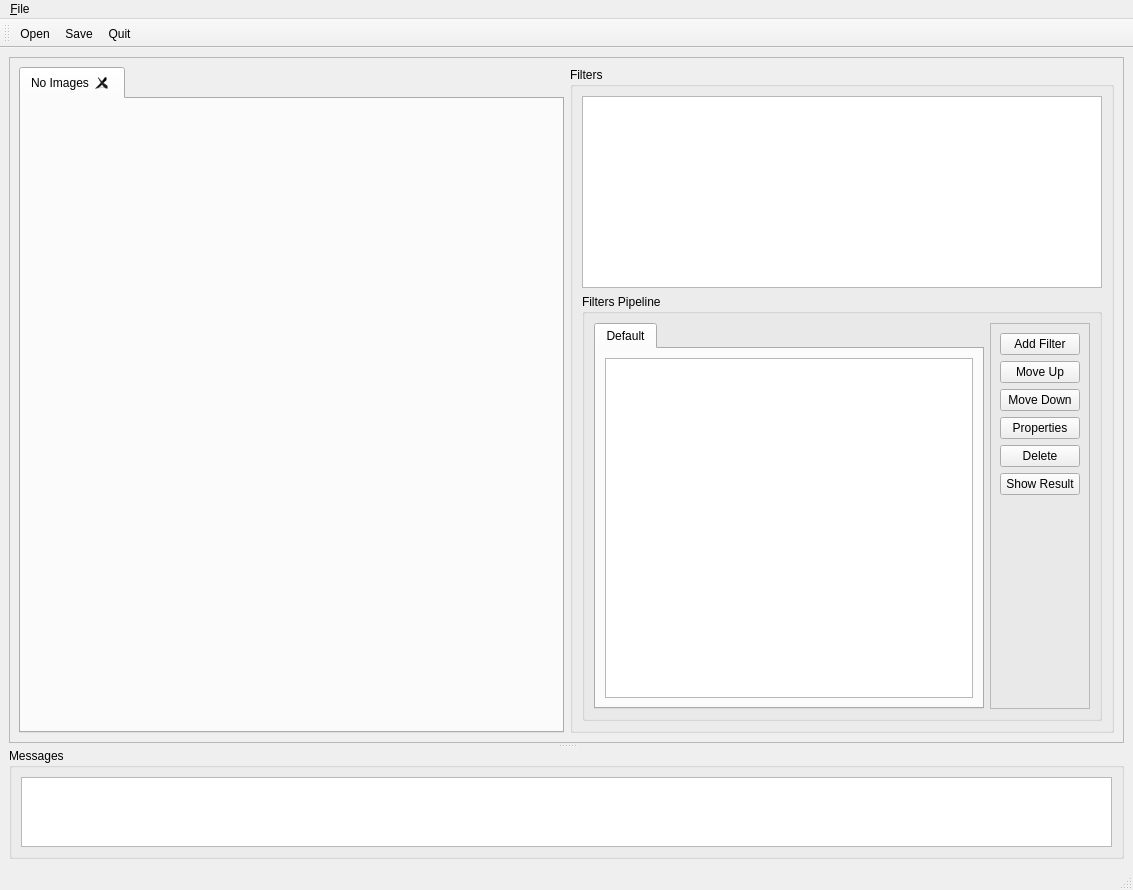
<?xml version="1.0" encoding="UTF-8"?>
<ui version="4.0">
 <class>TestBench</class>
 <widget class="QMainWindow" name="TestBench">
  <property name="geometry">
   <rect>
    <x>0</x>
    <y>0</y>
    <width>1133</width>
    <height>890</height>
   </rect>
  </property>
  <property name="windowTitle">
   <string>MainWindow</string>
  </property>
  <widget class="QWidget" name="centralwidget">
   <layout class="QVBoxLayout" name="verticalLayout_4">
    <item>
     <widget class="QSplitter" name="splitter">
      <property name="frameShape">
       <enum>QFrame::NoFrame</enum>
      </property>
      <property name="orientation">
       <enum>Qt::Vertical</enum>
      </property>
      <property name="opaqueResize">
       <bool>true</bool>
      </property>
      <property name="handleWidth">
       <number>5</number>
      </property>
      <widget class="QFrame" name="UpFrame">
       <property name="sizePolicy">
        <sizepolicy hsizetype="Preferred" vsizetype="Expanding">
         <horstretch>0</horstretch>
         <verstretch>8</verstretch>
        </sizepolicy>
       </property>
       <property name="frameShape">
        <enum>QFrame::StyledPanel</enum>
       </property>
       <property name="frameShadow">
        <enum>QFrame::Raised</enum>
       </property>
       <layout class="QHBoxLayout" name="horizontalLayout">
        <item>
         <widget class="QTabWidget" name="tabsWidget">
          <property name="enabled">
           <bool>true</bool>
          </property>
          <property name="sizePolicy">
           <sizepolicy hsizetype="Expanding" vsizetype="Expanding">
            <horstretch>0</horstretch>
            <verstretch>0</verstretch>
           </sizepolicy>
          </property>
          <property name="currentIndex">
           <number>0</number>
          </property>
          <property name="tabsClosable">
           <bool>true</bool>
          </property>
          <property name="movable">
           <bool>true</bool>
          </property>
          <widget class="QWidget" name="tab">
           <attribute name="title">
            <string>No Images</string>
           </attribute>
           <layout class="QHBoxLayout" name="horizontalLayout_6"/>
          </widget>
         </widget>
        </item>
        <item>
         <widget class="QGroupBox" name="filtersGroup">
          <property name="title">
           <string>Filters</string>
          </property>
          <layout class="QVBoxLayout" name="verticalLayout">
           <item>
            <widget class="QTreeWidget" name="treeWidget">
             <property name="sizePolicy">
              <sizepolicy hsizetype="Preferred" vsizetype="Preferred">
               <horstretch>0</horstretch>
               <verstretch>0</verstretch>
              </sizepolicy>
             </property>
             <property name="columnCount">
              <number>1</number>
             </property>
             <attribute name="headerVisible">
              <bool>false</bool>
             </attribute>
             <column>
              <property name="text">
               <string>Name</string>
              </property>
             </column>
            </widget>
           </item>
           <item>
            <widget class="QGroupBox" name="groupBox">
             <property name="title">
              <string>Filters Pipeline</string>
             </property>
             <layout class="QHBoxLayout" name="horizontalLayout_3">
              <item>
               <widget class="QTabWidget" name="tabWidget">
                <property name="currentIndex">
                 <number>0</number>
                </property>
                <widget class="QWidget" name="defaultPipelineTab">
                 <attribute name="title">
                  <string>Default</string>
                 </attribute>
                 <layout class="QHBoxLayout" name="horizontalLayout_2">
                  <item>
                   <widget class="QListWidget" name="listWidget">
                    <property name="sizePolicy">
                     <sizepolicy hsizetype="Preferred" vsizetype="Preferred">
                      <horstretch>0</horstretch>
                      <verstretch>0</verstretch>
                     </sizepolicy>
                    </property>
                   </widget>
                  </item>
                 </layout>
                </widget>
               </widget>
              </item>
              <item>
               <widget class="QFrame" name="frame_2">
                <property name="frameShape">
                 <enum>QFrame::StyledPanel</enum>
                </property>
                <property name="frameShadow">
                 <enum>QFrame::Raised</enum>
                </property>
                <layout class="QVBoxLayout" name="verticalLayout_2">
                 <item>
                  <widget class="QPushButton" name="pushButton_4">
                   <property name="text">
                    <string>Add Filter</string>
                   </property>
                  </widget>
                 </item>
                 <item>
                  <widget class="QPushButton" name="Up">
                   <property name="text">
                    <string>Move Up</string>
                   </property>
                  </widget>
                 </item>
                 <item>
                  <widget class="QPushButton" name="pushButton">
                   <property name="text">
                    <string>Move Down</string>
                   </property>
                  </widget>
                 </item>
                 <item>
                  <widget class="QPushButton" name="pushButton_2">
                   <property name="text">
                    <string>Properties</string>
                   </property>
                  </widget>
                 </item>
                 <item>
                  <widget class="QPushButton" name="pushButton_3">
                   <property name="text">
                    <string>Delete</string>
                   </property>
                  </widget>
                 </item>
                 <item>
                  <widget class="QPushButton" name="pushButton_5">
                   <property name="text">
                    <string>Show Result</string>
                   </property>
                  </widget>
                 </item>
                 <item>
                  <spacer name="verticalSpacer">
                   <property name="orientation">
                    <enum>Qt::Vertical</enum>
                   </property>
                   <property name="sizeHint" stdset="0">
                    <size>
                     <width>20</width>
                     <height>40</height>
                    </size>
                   </property>
                  </spacer>
                 </item>
                </layout>
               </widget>
              </item>
             </layout>
            </widget>
           </item>
          </layout>
         </widget>
        </item>
       </layout>
      </widget>
      <widget class="QGroupBox" name="DownFrame">
       <property name="sizePolicy">
        <sizepolicy hsizetype="Preferred" vsizetype="Expanding">
         <horstretch>0</horstretch>
         <verstretch>2</verstretch>
        </sizepolicy>
       </property>
       <property name="title">
        <string>Messages</string>
       </property>
       <layout class="QVBoxLayout" name="verticalLayout_3">
        <item>
         <widget class="QPlainTextEdit" name="messagesWidget"/>
        </item>
       </layout>
      </widget>
     </widget>
    </item>
   </layout>
  </widget>
  <widget class="QMenuBar" name="menubar">
   <property name="geometry">
    <rect>
     <x>0</x>
     <y>0</y>
     <width>1133</width>
     <height>21</height>
    </rect>
   </property>
   <widget class="QMenu" name="menu_File">
    <property name="title">
     <string>&amp;File</string>
    </property>
    <addaction name="action_Open"/>
    <addaction name="action_Save"/>
    <addaction name="action_Quit"/>
   </widget>
   <addaction name="menu_File"/>
  </widget>
  <widget class="QStatusBar" name="statusbar"/>
  <widget class="QToolBar" name="toolBar">
   <property name="windowTitle">
    <string>toolBar</string>
   </property>
   <attribute name="toolBarArea">
    <enum>TopToolBarArea</enum>
   </attribute>
   <attribute name="toolBarBreak">
    <bool>false</bool>
   </attribute>
   <addaction name="action_Open"/>
   <addaction name="action_Save"/>
   <addaction name="action_Quit"/>
  </widget>
  <action name="action_Quit">
   <property name="icon">
    <iconset theme=":/img/close.png"/>
   </property>
   <property name="text">
    <string>&amp;Quit</string>
   </property>
  </action>
  <action name="action_Open">
   <property name="icon">
    <iconset theme=":/img/open.png"/>
   </property>
   <property name="text">
    <string>&amp;Open</string>
   </property>
  </action>
  <action name="action_Save">
   <property name="icon">
    <iconset theme=":/img/save.png"/>
   </property>
   <property name="text">
    <string>Save</string>
   </property>
  </action>
 </widget>
 <resources>
  <include location="../../resources/resources.qrc"/>
 </resources>
 <connections/>
</ui>
